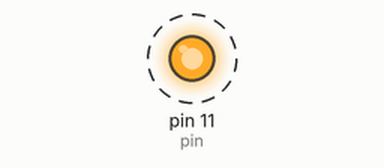
Bench run of a sketch on a simulated Arduino Uno, built with avr-gcc and run on an emulated ATmega328P. On the bench: output pins drawn as LEDs (lit = HIGH). Dashed ring = blinking.

Above: at 0.5 s.
Timing chart, 0 to 4.6 s (numbered marks = the images above):
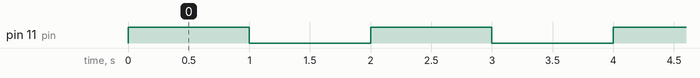

Measured:
- by itself, pin 11 (pin): alternates HIGH for 1.0 s and LOW for 1.0 s

The sketch:

MotorRun.ino
```cpp
int pin = 11;

void setup() {
 pinMode(pin, OUTPUT);
}


void drive(int t){
  digitalWrite(pin, HIGH);
  delay(t);
  digitalWrite(pin, LOW);
  delay(t);
}

void loop() {
  drive(1000);
}
```
